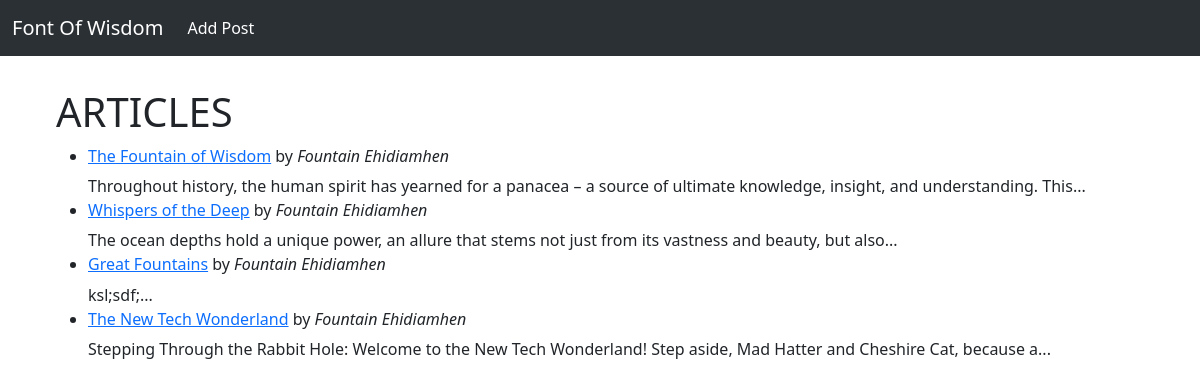
Before: / with the older database file.
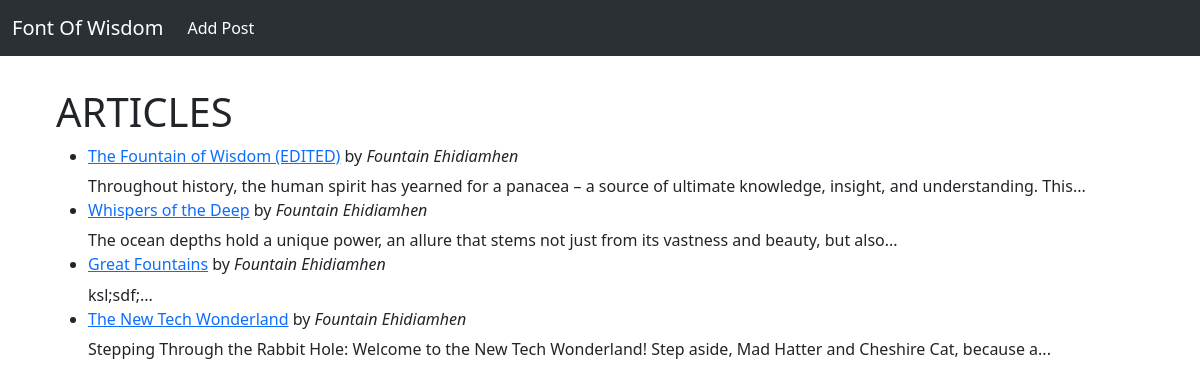
After: the same page with the newer database file.
### blog/models.py (models this page shows, shortened)
class Post(models.Model):
    title = models.CharField(max_length=255)
    author = models.ForeignKey(User, on_delete=models.CASCADE)
    body = models.TextField()
    snippet = models.CharField(default="", max_length=255)
    def get_snippet(self):
        words = self.body.split()
        return " ".join(itertools.islice(words, 0, 20)) + "..."  # Adjustable count

### blog/views.py (the view)
# urls.py: path('', HomePageView.as_view(), name="home_page"),
class HomePageView(ListView):
    model = Post
    template_name = "home_page.html"

### blog/templates/home_page.html (shortened to what this page needs)
{% extends "base.html"%}
{% block content %}
    <h1>ARTICLES</h1>
    <ul>
        {% for post in object_list %}
            <li>
                <h6><a href="{% url 'article_detail' post.pk %}">{{ post.title }}</a> by <em>{{post.author.first_name}} {{post.author.last_name}}</em><br></h6>
                {{ post.get_snippet }}
            </li>
        {% endfor %}
    </ul>
{% endblock %}

### blog/templates/base.html (shortened to what this page needs)
<!doctype html>
<html lang="en">
  <head>
    <link href="https://cdn.jsdelivr.net/npm/bootstrap@5.3.2/dist/css/bootstrap.min.css" rel="stylesheet">
  </head>
  <body>
    <nav class="navbar navbar-expand-lg bg-body-tertiary" data-bs-theme="dark">
        <div class="container-fluid">
          <a class="navbar-brand" href="{% url 'home_page'%}">Font Of Wisdom</a>
          <div class="collapse navbar-collapse" id="navbarNavDropdown">
            <ul class="navbar-nav">
              <li class="nav-item">
                <a class="nav-link active" aria-current="page" href="{% url 'add_post' %}">Add Post</a>
              </li>
            </ul>
          </div>
        </div>
      </nav>
      <br>
    <div class="mx-5 p-2">
      {% block content%}
      {% endblock %}
    </div>
  </body>
</html>

Changed rows visible on the page:
changed Post: title "The Fountain of Wisdom" → "The Fountain of Wisdom (EDITED)"
